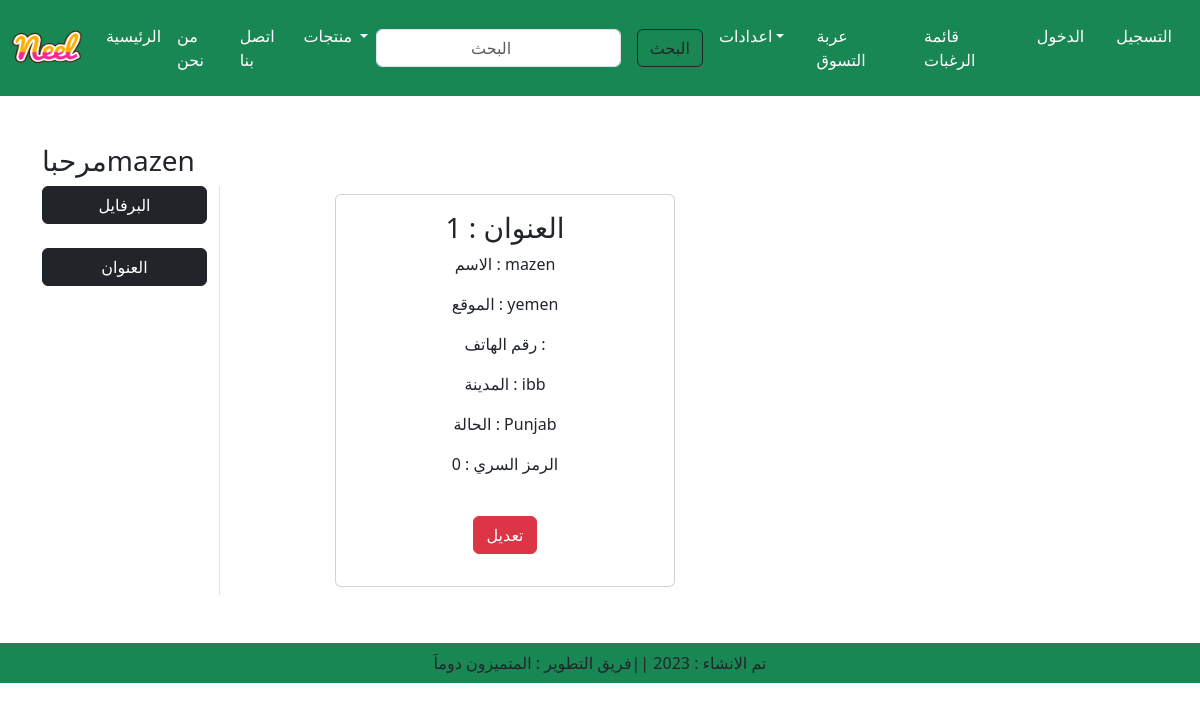
The page /address/ (signed in) on the database its author committed.
### app/models.py (models this page shows, shortened)
class Customer(models.Model):
    user=models.ForeignKey(User,on_delete=models.CASCADE)
    name=models.CharField(max_length=200)
    locality=models.CharField(max_length=200)
    city=models.CharField(max_length=50)
    moblie=models.IntegerField()
    zipcode=models.IntegerField()
    state= models.CharField(choices=STATE_CHOICES,max_length=100)

### app/views.py (the view)
# urls.py: path("address/",views.address,name='address'),
def address(request):
    add = Customer.objects.filter(user=request.user)
    return render(request,'app/address.html',locals())

### app/templates/app/address.html (shortened to what this page needs)
{% extends 'app/base.html' %}
{% load static %}
{% block main-content %}
    <div class="container">
        <div class="row my-5">
                <h3>مرحبا<span class="text-capitalize">{{request.user}}</span></h3>
        <div class="col-sm-2 border-end">
            <ul class="list-unstyled">
                <li class="d-grid"><a href="{%url 'profile'%}" class="btn btn-dark">البرفايل</a></li><br>
                <li class="d-grid"><a href="{%url 'address'%}" class="btn btn-dark">العنوان</a></li>
            </ul>
        </div>
        <div class="col-sm-8 offset-sm-1 text-center">
            <div class="row">
                {% for ad in add  %}
                    <div class="col-sm-6">
                        <div class="card m-2">
                            <div class="card-body">
                                <h3>العنوان : {{forloop.counter}}</h3>
                                <p>الاسم : {{ad.name}}</p>
                                <p>الموقع : {{ad.locality}}</p>
                                <p>رقم الهاتف : {{ad.mobile}}</p>
                                <p>المدينة : {{ad.city}}</p>
                                <p>الحالة : {{ad.state}}</p>
                                <p>الرمز السري : {{ad.zipcode}}</p>
                                <br>
                                <p class="text-center"><a href="{%url 'updateAddress' pk=ad.id%}" type="button" class="btn btn-danger" >
                                    تعديل</a></p>
                            </div>
                        </div>
                    </div>
                {% endfor %}
            </div>
        </div>
    </div>
</div>
{% endblock main-content %}

### rows shown on the page
Customer: name "mazen", locality "yemen", city "ibb", state "Punjab", zipcode "0"

### other values the page prints
{{ request.user }} "Mazen"
